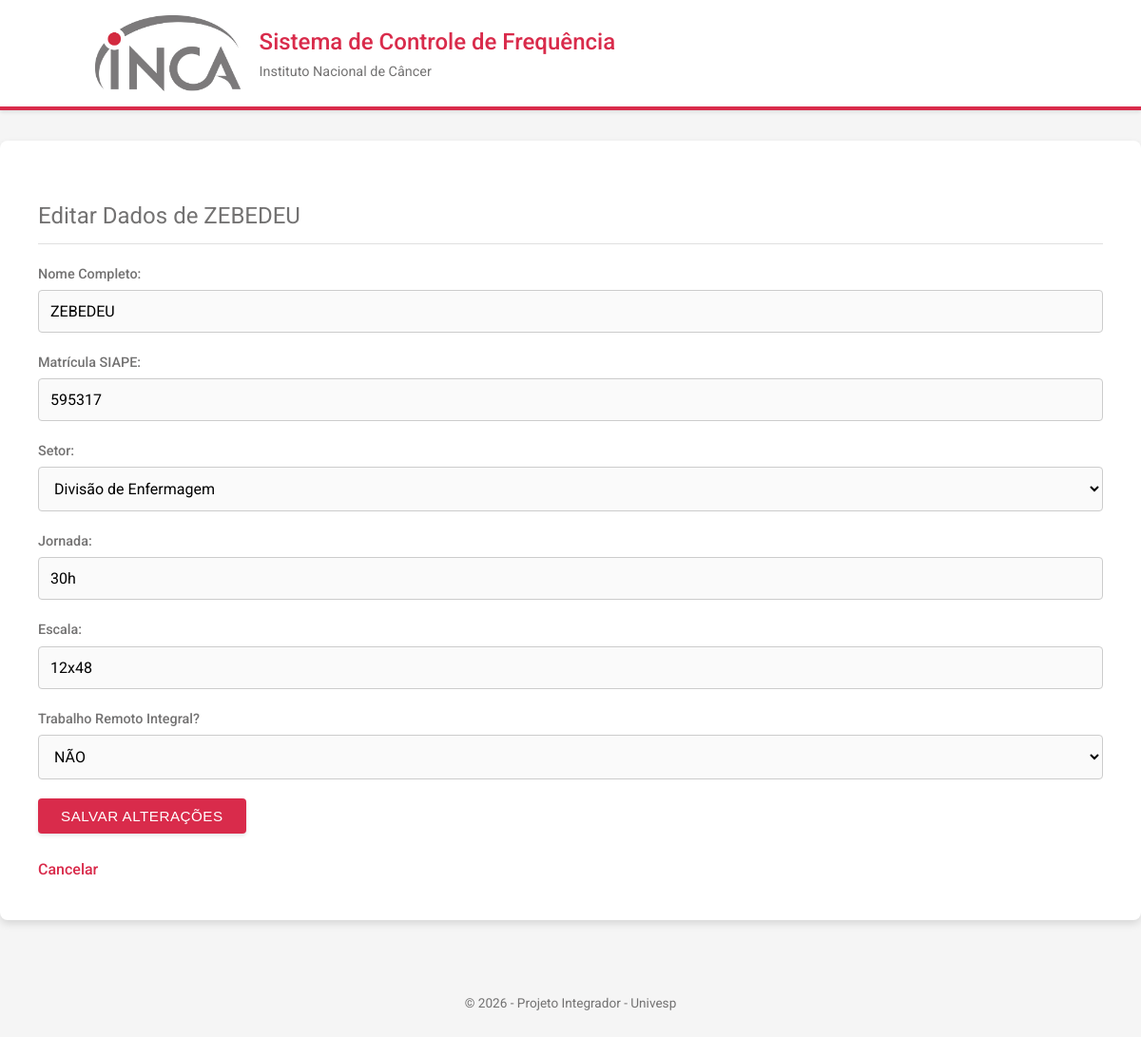
/funcionarios/editar/187 (signed in), run on an earlier commit of the app's database.
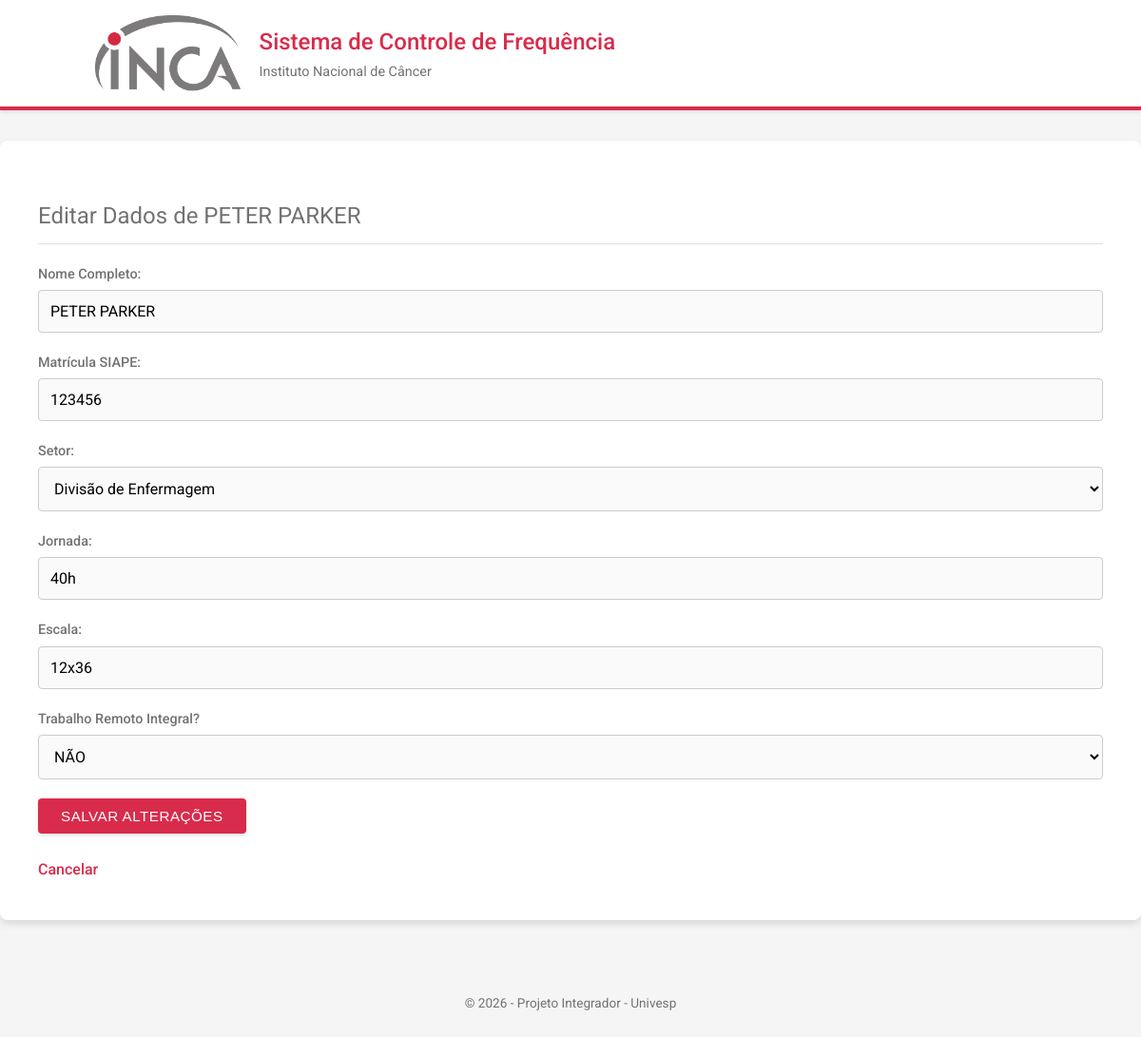
And on a later commit of the database.
### app.py (models this page shows)
class Funcionario(db.Model):
    id = db.Column(db.Integer, primary_key=True)
    nome = db.Column(db.String(150), nullable=False)
    siape = db.Column(db.String(20), unique=True, nullable=False)
    jornada = db.Column(db.String(50))
    escala = db.Column(db.String(100))
    trabalho_remoto_integral = db.Column(db.String(10))
    dias_remoto_revezamento = db.Column(db.String(50))
    setor_id = db.Column(db.Integer, db.ForeignKey('setor.id'), nullable=False)
    frequencias = db.relationship('Frequencia', backref='funcionario', lazy=True)

### app.py (the view, shortened to what this page needs)
@app.route('/funcionarios/editar/<int:id>', methods=['GET', 'POST'])
@login_required
def editar_funcionario(id):
    if current_user.perfil != 'gestor':
        flash('Acesso negado.')
        returnredirect(url_for('listar_funcionarios'))
    func = Funcionario.query.get_or_404(id)
    setores = Setor.query.all()
    return render_template('form_funcionario.html', setores=setores, funcionario=func)

### app.py (called while the page is built)
@login_manager.user_loader
def load_user(user_id):
    return Usuario.query.get(int(user_id))

### templates/form_funcionario.html (shortened to what this page needs)
{% extends "base.html" %}
{% block content %}
    <h2>{{ 'Editar Dados de ' + funcionario.nome if funcionario else 'Novo Funcionário' }}</h2>
    <form method="post">
        <label>Nome Completo:</label>
        <input type="text" name="nome" value="{{ funcionario.nome if funcionario }}" required>
        <label>Matrícula SIAPE:</label>
        <input type="text" name="siape" value="{{ funcionario.siape if funcionario }}" required>
        <label>Setor:</label>
        <select name="setor_id" required>
            {% for setor in setores %}
                <option value="{{ setor.id }}" {{ 'selected' if funcionario and funcionario.setor_id == setor.id }}>
                    {{ setor.nome }}
                </option>
            {% endfor %}
        </select>
        <label>Jornada:</label>
        <input type="text" name="jornada" value="{{ funcionario.jornada if funcionario }}" placeholder="Ex: 40h">
        <label>Escala:</label>
        <input type="text" name="escala" value="{{ funcionario.escala if funcionario }}" placeholder="Ex: 12x36">
        <label>Trabalho Remoto Integral?</label>
        <select name="remoto_integral">
            <option value="NÃO" {{ 'selected' if funcionario and funcionario.trabalho_remoto_integral == 'NÃO' }}>NÃO</option>
        </select>
        <button type="submit">Salvar Alterações</button>
    </form>
    <br>
    <a href="{{ url_for('listar_funcionarios') }}">Cancelar</a>
{% endblock %}

What changed in the data, as far as the page shows it:
changed Funcionario: nome "Editar Dados de ZEBEDEU" → "Editar Dados de PETER PARKER"; nome "ZEBEDEU" → "PETER PARKER"; siape "595317" → "123456"; jornada "30h" → "40h"; escala "12x48" → "12x36"
